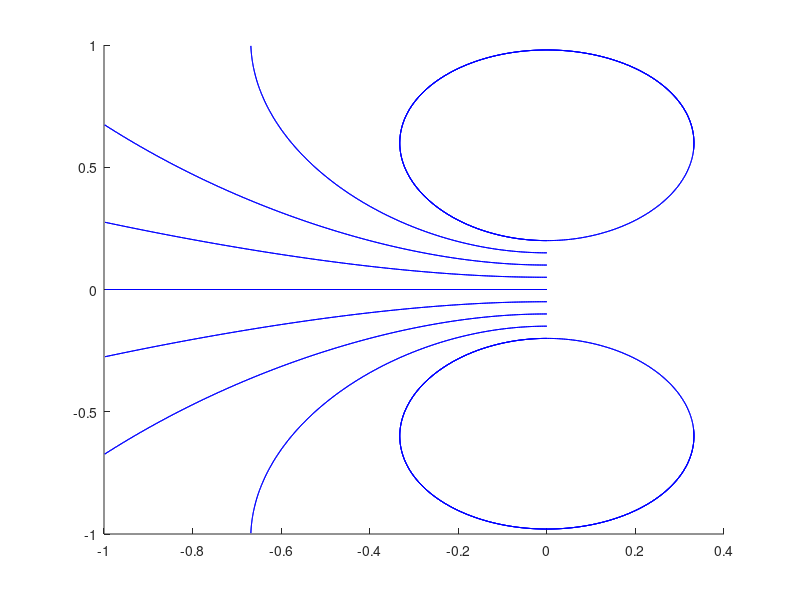

Here is the MATLAB script that generated this plot: (Note: this script raises an error after producing the figure.)
clear;
figure(1);
R=0.35;y=-1:0.04:1;x=-1:0.04:1;theta=0:pi/20:2*pi;
[X,Y,Theta]=meshgrid(x,y,theta);
r=sqrt(X.^2+(Y-R*sin(Theta)).^2+(R.*cos(Theta)).^2);
r3=r.^3;
dBx=-R.*(R-Y.*sin(Theta))./r3;
dBy=-X.*R.*sin(Theta)./r3;
Bx=pi/40*trapz(dBx,3);By=pi/40*trapz(dBy,3);
[BSX,BSY]=meshgrid(0,[0:0.05:0.2]);
h1=streamline(X(:,:,1),Y(:,:,1),Bx,By,BSX,BSY,[0.1,1000]);
h2=copyobj(h1,gca);
rotate(h2,[1,0,0],180,[0,0,0]);
h3=copyobj(allchild(gca),gca);
rotate(h3,[0,1,0],180,[0,0,0]);
for kk=1:4
    [BSX,BSY]=meshgrid(0,0.2+kk*0.02);
    streamline(X(:,:,1),Y(:,:,1),Bx,By,BSX,BSY,[0.02/(kk+1),4500]);
    streamline(X(:,:,1),-Y(:,:,1),Bx,-By,BSX,-BSY,[0.02/(kk+1),4500]);
end